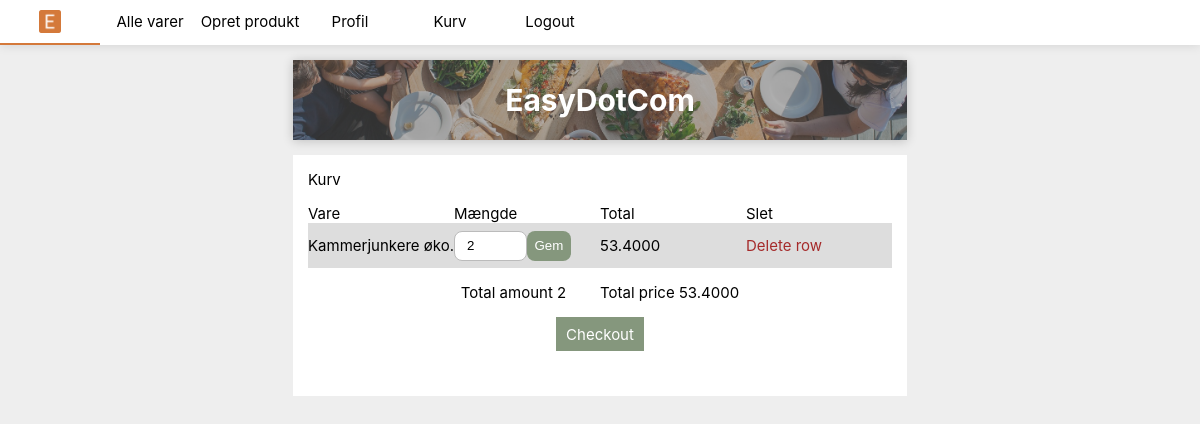
The app's page /cart/ (signed in) with its own data.
### store/models.py (models this page shows, shortened)
class OrderItem(models.Model):
    order = models.ForeignKey('Order', on_delete=models.PROTECT)
    product = models.ForeignKey('Product', on_delete=models.PROTECT)
    quantity = models.PositiveIntegerField(default=1)
    def get_total_price(self):
        price = self.product.unit_price * self.product.unit
        return price*self.quantity
    def get_remove_from_cart_url(self):
        return reverse('remove-from-cart', kwargs={"pk": self.pk})

class Product(models.Model):
    title = models.CharField(max_length=100)
    subtitle = models.CharField(max_length=200)
    description = models.TextField()
    unit_type = models.ForeignKey(UnitType, on_delete=models.PROTECT)
    unit_price = models.DecimalField(max_digits=10, decimal_places=2)
    unit = models.DecimalField(max_digits=10, decimal_places=2)
    active = models.BooleanField(default=True)
    image = models.CharField(max_length=255)

### store/views.py (the view)
# urls.py: path('cart/', views.cart, name="cart"),
def cart(request):
    if request.user.is_authenticated == False:
        return HttpResponseRedirect(reverse('login'))
    user_is_employee = False
    if request.user.has_perm('store.change_product'):
        user_is_employee = True
    context = {
        'error_message': 'You\'re cart is empty',
    }
    pending_order = get_incomplete_order(request)
    if pending_order == 0:
        order_items = 0
    else:
        order_items = OrderItem.objects.filter(order=pending_order)
        order_total = 0
        for order_item in order_items:
            order_total += order_item.get_total_price()
        items_amount = 0
        for order_item in order_items:
            items_amount += order_item.quantity
        context = {
            'message': None,
            'order_items': order_items,
            'order': pending_order,
            'order_total': order_total,
            'items_amount': items_amount,
            'user_is_employee': user_is_employee,
        }
    return TemplateResponse(request, 'store/cart.html', context=context)

### store/models.py (called while the page is built)
    def get_checkout_url(self):
        return reverse('checkout', kwargs={"pk": self.pk})

### store/views.py (called while the page is built)
def get_incomplete_order(request):
    user = get_object_or_404(User, pk=request.user.pk)
    order = Order.objects.filter(customer=user, status="P")
    if order.exists():
        return order[0]
    return 0

### store/templates/store/cart.html (shortened to what this page needs)
{% extends 'base/_.html' %}
{% block banner %}
	<div id="pageBanner" class="small-banner grid gap-s">
		<div class="box s-span-12">
			{% load static %}
			<img src="{% static 'store/media/imgs/luisa-brimble-somekind-aFzg83dvnAI-unsplash.jpg' %}" alt="Dinner with friends">
			<div class="display">
				<span class="text bold white large">EasyDotCom</span>
			</div>
		</div>
	</div>
{% endblock banner %}
{% block content %}
	<div id="cartPage" class="grid">
		<div class="s-span-12">
			<span class="text">Kurv</span>
		</div>
		<div class="s-span-12 custom-table">
			{% if order_items %}
				<div class="grid custom-table-head">
					<div class="s-span-3">
						<span class="text">Vare</span>
					</div>
					<div class="s-span-3">
						<span class="text">Mængde</span>
					</div>
					<div class="s-span-3">
						<span class="text">Total</span>
					</div>
					<div class="s-span-3">
						<span class="text">Slet</span>
					</div>
				</div>
				{% for order_item in order_items  %}
					<div class="grid custom-table-body">
						<div class="s-span-3">
							<span class="text">{{ order_item.product.title }}</span>
						</div>
						<div class="s-span-3">
							<form action="{% url 'edit-quantity' order_item.pk  %}" method="POST" class="grid">
								<div class="s-span-6">
									<input name="nNewQuantity" type="number" step="1" max="10" min="1" value="{{order_item.quantity}}">
								</div>
								<div class="s-span-6">
									<button class="btn btn-success">Gem</button>
								</div>
							</form>
						</div>
						<div class="s-span-3">
							<span class="text">
								{{order_item.get_total_price}}
							</span>
						</div>
						<div class="s-span-3">
							<span class="text danger">
								<a href="{{ order_item.get_remove_from_cart_url }}" class="text danger">Delete row</a>
							</span>
						</div>
					</div>
					{% endfor %}
					{% endif %}
					<div class="custom-table-foot">
						<div class="s-span-12 grid">
							<div class="s-span-6">
								<span class="text">Total amount</span>
								<span class="text">{{ items_amount }}</span>
							</div>
							<div class="s-span-6">
								<span class="text">Total price</span>
								<span class="text">{{ order_total }}</span>
							</div>
							<div class="s-span-12">
								<div class="btn-wrapper">
									<a href="{{ order.get_checkout_url }}" class="btn btn-success">Checkout</a>
								</div>
							</div>
						</div>
					</div>
				</div>
		</div>
{% endblock content %}

### store/static/store/css/style.css (style rules this page uses)
:root { --primary: #D4793A; --success: #85977D; --danger: brown; --dgrey: #444; --mgrey: #777; --lgrey: #bbb; }
html { font-family: -apple-system, BlinkMacSystemFont, 'Segoe UI', Roboto, Oxygen, Ubuntu, Cantarell, 'Open Sans', 'Helvetica Neue', sans-serif; font-weight: 400; font-size: 15px; }
body { padding: 0; margin: 0; box-sizing: border-box; background-color: #eee; }
img { width: 100%; height: auto; }
form input { height: 2rem; width: 100%; line-height: 2rem; text-indent: 10px; vertical-align: middle; border-radius: 8px; border: 1px solid var(--lgrey); outline: none; box-sizing: border-box; }
button.btn { display: grid; justify-content: center; align-items: center; padding: .5rem; cursor: pointer; border-radius: 8px; border: none; }
button.btn-success { background-color: var(--success); color: #fff; }
a { text-decoration: none; color: inherit; }
body { display: grid; justify-content: center; }
div#pageBanner { height:35vh; box-shadow: 0px 1px 10px rgba(0,0,0,.2); }
div#pageBanner.small-banner { height:10vh; box-shadow: 0px 1px 10px rgba(0,0,0,.2); }
div#pageBanner > .box { position: relative; height: 100%; overflow:hidden; }
div#pageBanner > .box > img { height: 100%; width: 100%; object-fit: cover; }
div#pageBanner > .box > .display { position: absolute; top: 50%; left: 50%; transform: translate(-50%,-50%); height: 100%; width: 100%; display:flex; flex-direction:column; align-items: center; justify-content: center; background-color: rgba(100,100,100,.5); }
#cartPage { background-color: #fff; grid-gap: 1rem; padding: 1rem; }
.custom-table { display:grid; }
.custom-table-body { align-items:center; height: 3rem; }
.custom-table-body:nth-child(even) { background-color: #ddd; }
.custom-table-body form { display: grid; align-items: center; }
.custom-table-foot { display: grid; align-items: center; align-content: center; justify-content: center; justify-items: center; padding: 1rem; }
.custom-table-foot .btn-wrapper { display: grid; align-items: center; justify-content: center; padding: 1rem; }
.custom-table-foot .btn-wrapper a { background-color: var(--success); color: #fff; padding: 7.5px 10px; }
.text.white { color: #fff; }
.text.danger { color: var(--danger); }
.text.large { font-size: 2rem; }
.text.bold { font-weight: bold; }
.grid { display: grid; grid-template-columns: repeat(12, 1fr); }
.grid.gap-s { grid-gap: 1rem; }
.grid > .s-span-3 { grid-column: span 3; }
.grid > .s-span-6 { grid-column: span 6; }
.grid > .s-span-12 { grid-column: span 12; }

### records on screen
OrderItem: product "Kammerjunkere øko.", nNewQuantity "2", get_total_price "53.4000"

### other values on screen
{{ items_amount }} "2"
{{ order_total }} "53.4000"
